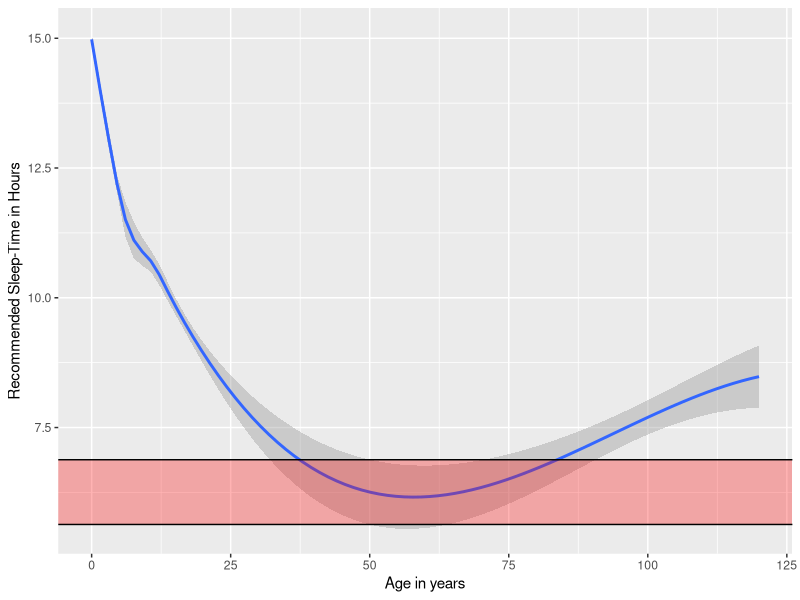
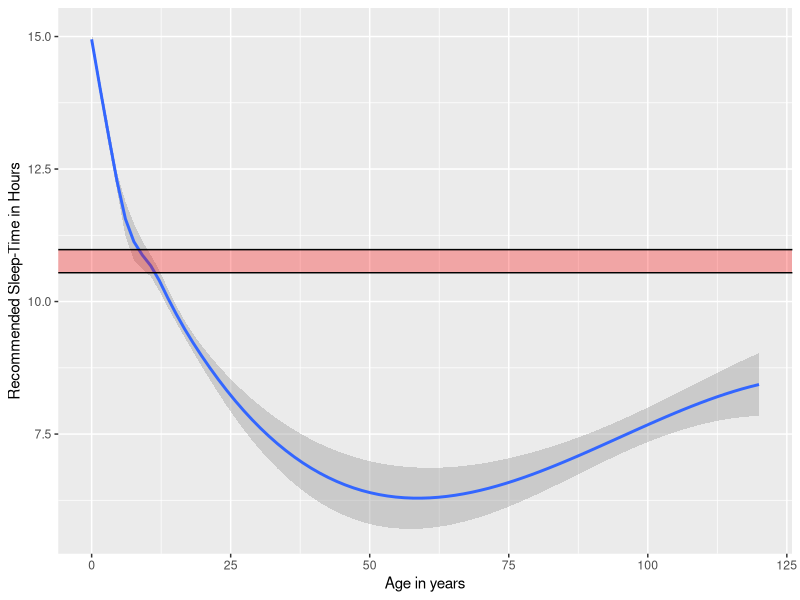

Recreate these plots in R, in order.
## ---- chunk 1
library(ggplot2)
 sleep1 <- c(sample(c(18,17.5,17,16.5,16,15.5,15,14.5,14,13.5,13,12.5,12), size=200, replace = T, prob = NULL),
                sample(c(15,14.5,14), size=200, replace = T, prob = NULL),
                sample(c(12,12.5,13,13.5,14), size=100, replace = T, prob = NULL),
                sample(c(11,11.5,12,12.5,13), size=100, replace = T, prob = NULL),
                sample(c(10,10.5,11), size=100, replace = T, prob = NULL),
                sample(c(8.5,9,9.5,10), size=100, replace = T, prob = NULL),
                sample(c(7.5,8,8.5,9), size=100, replace = T, prob = NULL)
                )
    age1 <- c(rep.int(0,100),rep.int(2/12,100),rep.int(3/12,100),rep.int(1,100),rep.int(3,100),rep.int(5,100),rep.int(12,100),rep.int(18,100),sample(c(19:120), size=100, replace = F, prob = NULL))
    sleepdata <- data.frame(age1,sleep1)
age <- c(50,50)
err <- stats::predict((loess(sleep1~age1,sleepdata)), newdata=age, se = TRUE)
sleeprange <- c(err$fit + 1.96 * err$se.fit,err$fit - 1.96 * err$se.fit)
      sleepdata$range <- sleeprange
      data1 <- data.frame(sleeprange,age)
ggplot(sleepdata, aes(age1, sleep1)) + stat_smooth(se=T,aes(outfit=ymin<<-..ymin..,outfit2=ymax<<-..ymax..,outfit3=y<<-..y..)) + 
        annotate("rect",xmin=-Inf,xmax=Inf,ymin=min(sleepdata$range),ymax=max(sleepdata$range),fill="red",alpha = 0.3) +
        geom_hline(yintercept = (err$fit + 1.96 * err$se.fit)) +
        geom_hline(yintercept = (err$fit - 1.96 * err$se.fit)) +
        ylab("Recommended Sleep-Time in Hours") +
        xlab("Age in years")
## ---- chunk 2
library(ggplot2)
 sleep1 <- c(sample(c(18,17.5,17,16.5,16,15.5,15,14.5,14,13.5,13,12.5,12), size=200, replace = T, prob = NULL),
                sample(c(15,14.5,14), size=200, replace = T, prob = NULL),
                sample(c(12,12.5,13,13.5,14), size=100, replace = T, prob = NULL),
                sample(c(11,11.5,12,12.5,13), size=100, replace = T, prob = NULL),
                sample(c(10,10.5,11), size=100, replace = T, prob = NULL),
                sample(c(8.5,9,9.5,10), size=100, replace = T, prob = NULL),
                sample(c(7.5,8,8.5,9), size=100, replace = T, prob = NULL)
                )
    age1 <- c(rep.int(0,100),rep.int(2/12,100),rep.int(3/12,100),rep.int(1,100),rep.int(3,100),rep.int(5,100),rep.int(12,100),rep.int(18,100),sample(c(19:120), size=100, replace = F, prob = NULL))
    sleepdata <- data.frame(age1,sleep1)
age <- c(10,10)
err <- stats::predict((loess(sleep1~age1,sleepdata)), newdata=age, se = TRUE)
sleeprange <- c(err$fit + 1.96 * err$se.fit,err$fit - 1.96 * err$se.fit)
      sleepdata$range <- sleeprange
      data1 <- data.frame(sleeprange,age)
ggplot(sleepdata, aes(age1, sleep1)) + stat_smooth(se=T,aes(outfit=ymin<<-..ymin..,outfit2=ymax<<-..ymax..,outfit3=y<<-..y..)) + 
        annotate("rect",xmin=-Inf,xmax=Inf,ymin=min(sleepdata$range),ymax=max(sleepdata$range),fill="red",alpha = 0.3) +
        geom_hline(yintercept = (err$fit + 1.96 * err$se.fit)) +
        geom_hline(yintercept = (err$fit - 1.96 * err$se.fit)) +
        ylab("Recommended Sleep-Time in Hours") +
        xlab("Age in years")
